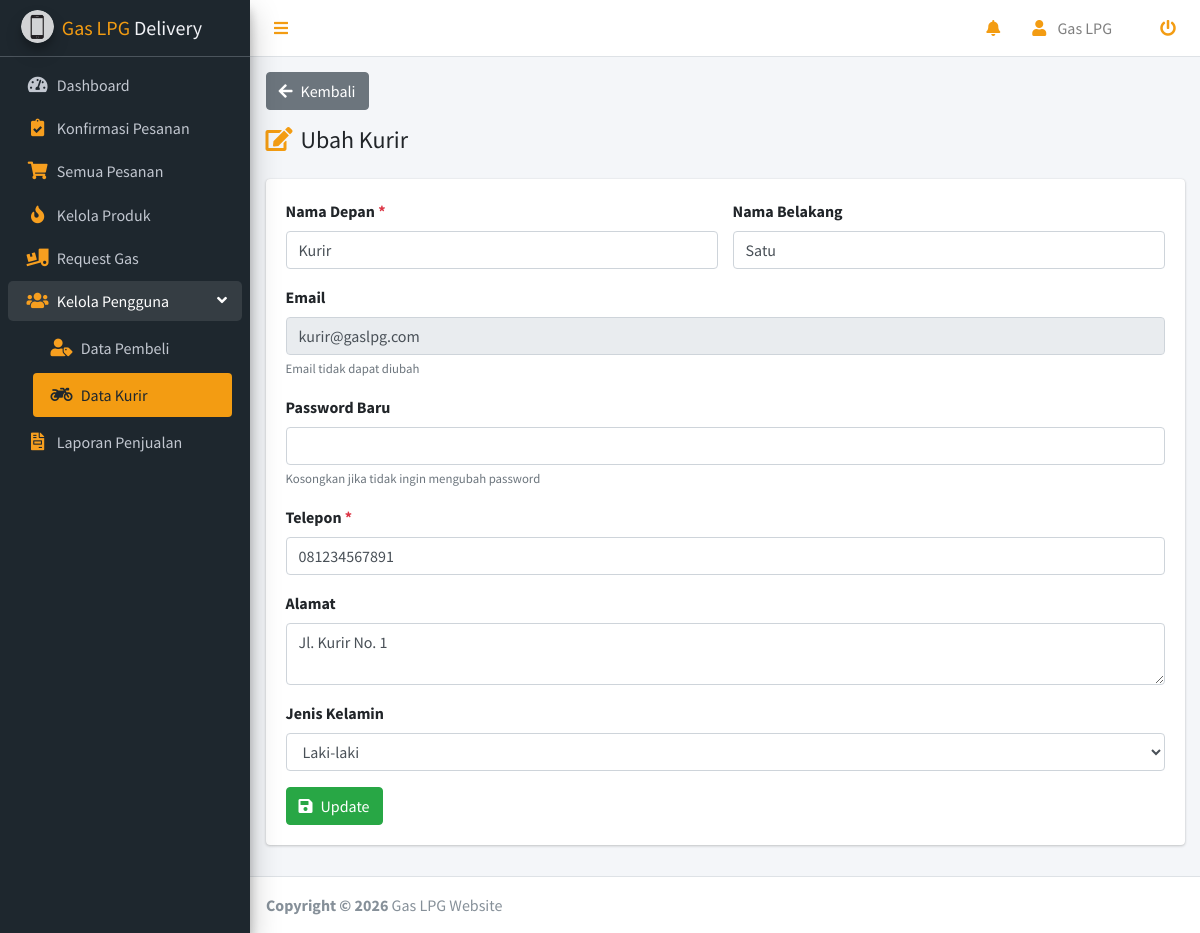
Page /admin/index.php?page=ubah_kurir&id=3 (signed in) on the committed database.
### tables this page shows
CREATE TABLE `user` (
  `id_user` int NOT NULL AUTO_INCREMENT,
  `nama_depan` varchar(100) NOT NULL COMMENT 'Nama depan pengguna',
  `nama_belakang` varchar(100) DEFAULT NULL COMMENT 'Nama belakang pengguna',
  `email` varchar(150) NOT NULL COMMENT 'Email untuk login',
  `password` varchar(255) NOT NULL COMMENT 'Password terenkripsi',
  `telepon` varchar(15) DEFAULT NULL COMMENT 'Nomor telepon',
  `alamat` text COMMENT 'Alamat default pengguna',
  `jk` enum('L','P') DEFAULT NULL COMMENT 'Jenis kelamin: L=Laki-laki, P=Perempuan',
  `role` enum('Admin','Agen','Kurir','Pembeli') NOT NULL DEFAULT 'Pembeli' COMMENT 'Role pengguna',
  `id_agen` int DEFAULT NULL COMMENT 'ID agen untuk admin (relasi admin-agen)',
  `created_at` datetime DEFAULT CURRENT_TIMESTAMP COMMENT 'Tanggal registrasi',
  `updated_at` datetime DEFAULT CURRENT_TIMESTAMP ON UPDATE CURRENT_TIMESTAMP,
  PRIMARY KEY (`id_user`),
  UNIQUE KEY `email` (`email`),
  CONSTRAINT `fk_user_agen` FOREIGN KEY (`id_agen`) REFERENCES `user` (`id_user`) ON DELETE SET NULL
);

### admin/ubah_kurir.php (the view, shortened to what this page needs)
<?php
$id = intval($_GET['id']);
$query_kurir = mysqli_query($koneksi, "SELECT * FROM user WHERE id_user = $id AND role = 'Kurir'");
$kurir = mysqli_fetch_assoc($query_kurir);
?>
<div class="container-fluid">
    <div class="row mb-3">
        <div class="col-12">
            <a href="index.php?page=kelola_kurir" class="btn btn-secondary mb-3">
                <i class="fas fa-arrow-left mr-2"></i>Kembali
            </a>
            <h4><i class="fas fa-edit mr-2" style="color: #f39c12;"></i>Ubah Kurir</h4>
        </div>
    </div>
    <div class="card">
        <div class="card-body">
            <form action="" method="POST">
                <div class="row">
                    <div class="col-md-6">
                        <div class="form-group">
                            <label>Nama Depan <span class="text-danger">*</span></label>
                            <input type="text" class="form-control" name="nama_depan"
                                   value="<?php echo $kurir['nama_depan']; ?>" required>
                        </div>
                    </div>
                    <div class="col-md-6">
                        <div class="form-group">
                            <label>Nama Belakang</label>
                            <input type="text" class="form-control" name="nama_belakang"
                                   value="<?php echo $kurir['nama_belakang']; ?>">
                        </div>
                    </div>
                </div>
                <div class="form-group">
                    <label>Email</label>
                    <input type="email" class="form-control" value="<?php echo $kurir['email']; ?>" disabled>
                    <small class="text-muted">Email tidak dapat diubah</small>
                </div>
                <div class="form-group">
                    <label>Password Baru</label>
                    <input type="password" class="form-control" name="password">
                    <small class="text-muted">Kosongkan jika tidak ingin mengubah password</small>
                </div>
                <div class="form-group">
                    <label>Telepon <span class="text-danger">*</span></label>
                    <input type="text" class="form-control" name="telepon"
                           value="<?php echo $kurir['telepon']; ?>" required>
                </div>
                <div class="form-group">
                    <label>Alamat</label>
                    <textarea class="form-control" name="alamat" rows="2"><?php echo $kurir['alamat']; ?></textarea>
                </div>
                <div class="form-group">
                    <label>Jenis Kelamin</label>
                    <select class="form-control" name="jk">
                        <option value="L" <?php echo ($kurir['jk'] == 'L') ? 'selected' : ''; ?>>Laki-laki</option>
                    </select>
                </div>
                <button type="submit" name="update" class="btn btn-success">
                    <i class="fas fa-save mr-2"></i>Update
                </button>
            </form>
        </div>
    </div>
</div>

### rows in the picture
user: nama_depan "Kurir", nama_belakang "Satu", email "kurir@gaslpg.com", telepon "081234567891", alamat "Jl. Kurir No. 1", jk "Laki-laki"

### other values in the picture
$_SESSION['nama'] "Gas LPG"
APP_NAME "Gas LPG Website"
